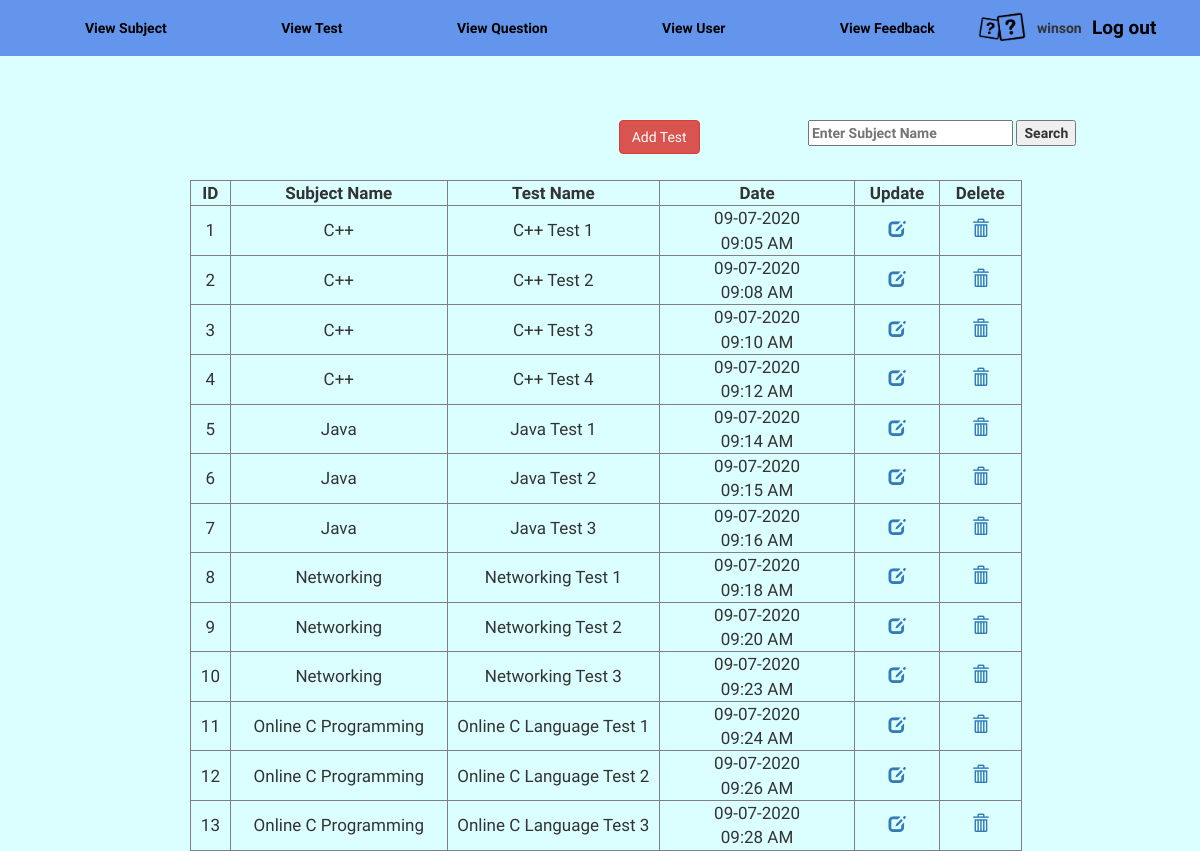
The page /adminViewTest.php (signed in) on the database its author committed.
### tables this page shows
CREATE TABLE `quiz_test` (
  `test_id` int(5) NOT NULL,
  `sub_id` int(5) DEFAULT NULL,
  `test_name` varchar(300) DEFAULT NULL,
  `date` timestamp NOT NULL DEFAULT current_timestamp()
);

CREATE TABLE `quiz_subject` (
  `sub_id` int(5) NOT NULL,
  `sub_name` varchar(250) DEFAULT NULL
);

### adminViewTest.php (the view, shortened to what this page needs)
<!DOCTYPE html>
<html>
<head>
<link rel="stylesheet" href="https://maxcdn.bootstrapcdn.com/bootstrap/3.3.6/css/bootstrap.min.css">
</head>
<body>
<?php include"adminMenu.php";?>
<center>
<div class="all-Table table-striped">
	<div class="search">
		<div class="move">
		<a class="btn btn-danger" href="adminTestAdd.php">Add Test</a>
		</div>
		<form method="post">
			<input placeholder="Enter Subject Name" type="text" name="searchSubject">
			<input class="button" type="submit" name="buttonSubmitSearch" value="Search">
		</form>
	</div>
<table border="1px solid black" width="70%" >
<?php
	include"database.php";
	if(isset($_POST['buttonSubmitSearch'])){
		$subject = $_POST['searchSubject'];
		$i1=1;
		$result1=mysqli_query($con,"select t.test_id,s.sub_name,t.test_name,t.date from quiz_test t, quiz_subject s where s.sub_id=t.sub_id and s.sub_name LIKE '%$subject%'")or die(mysqli_error());
		if(mysqli_num_rows($result1) <= 0 || $subject == ""){
			echo "<br>";
			echo "<br>";
			echo "<br>";
			echo "<br>";
			echo '<h1>No result found!</h1>';
		}else{
		echo "<br><br><br><tr><th>ID</th><th>Subject Name</th><th>Test Name</th><th>Date</th><th>Update</th><th>Delete</th></tr>";
			while($test1 = mysqli_fetch_array($result1)){
			$id1 = $test1['test_id'];
			echo"<tr><td width=50>".$i1."</td>";
			echo"<td width=280>" .$test1['sub_name']."</td>";
			echo"<td width=280>". $test1['test_name']. "</td>";
			echo"<td width=280>" .date("d-m-Y ", strtotime($test1['date']))."<br>".date("h:i A ", strtotime($test1['date']))."</td>";
			echo "<td width=100><a href='editTest.php?test_id=$id1'><span class='glyphicon glyphicon-edit'></span></a></td>";
			echo "<td width=100><a href='deleteTest.php?test_id=$id1'><span class='glyphicon glyphicon-trash'></span></a></td></tr>";
			$i1++;
			}
		}
	}else{
		$i=1;
		$result=mysqli_query($con,"select t.test_id,s.sub_name,t.test_name,t.date from quiz_test t, quiz_subject s where s.sub_id=t.sub_id order by t.test_id") or die(mysqli_error());
		echo "<br><br><br><tr><th>ID</th><th>Subject Name</th><th>Test Name</th><th>Date</th><th>Update</th><th>Delete</th></tr>";
		while($test=mysqli_fetch_assoc($result)){
		$id=$test['test_id'];
		echo"<tr><td width=50>".$i."</td>";
		echo"<td width=280>" .$test['sub_name']."</td>";
		echo"<td width=280>" .$test['test_name']."</td>";
		echo"<td width=280>" .date("d-m-Y ", strtotime($test['date']))."<br>".date("h:i A ", strtotime($test['date']))."</td>";
		echo "<td width=100><a href='editTest.php?test_id=$id'><span class='glyphicon glyphicon-edit'></span></a></td>";
		echo "<td width=100><a href='deleteTest.php?test_id=$id'><span class='glyphicon glyphicon-trash'></span></a></td></tr>";
		$i++;
	}
}
?>
</table>
</div>
</center>
</body>
</html>

### adminMenu.php (shortened to what this page needs)
<div style="position:fixed; width: 100%; z-index: 99;">
<div class="nav-container">
	<div class="nav">
		<a href="adminViewSubject.php">View Subject</a>
		<nav>
			<a href="adminViewTest.php">View Test</a>
			<a href="adminViewQuestion.php">View Question</a>
			<a href="adminViewUser.php">View User</a>
			<a href="adminViewUserFeedback.php">View Feedback</a>
		</nav>
<div class = "gg" >
		<?php
		if (isset($_SESSION['loginAdmin']) != "") {
			?>
			<?php
			echo'<a href="adminViewSubject.php"><img src="images/icon.png" width="50px" height="50px"></a>';
			?>
			<?php
			echo $_SESSION['loginAdmin'];
			?>
			<a href="logout.php" class="logoutText">Log out</a>
			<?php
			}
		?>
</div>
</div>
</div>
</div>

### adminViewTest.php (style rules this page uses)
body { margin:0; background-color:#DBFFFF; }
table,td,th { border-collapse: collapse; text-align: center; font-size: 17px; }
.all-Table { position: absolute; margin: 10% 1%; width: 99%; }
.search { position: absolute; padding-left:67%; font-weight: bold; }
.move { position: absolute; left: 57%; font-weight: bold; }

### adminMenu.php (style rules this page uses)
* { font-family: 'Merienda One', cursive; }
p,span { font-family: 'Yeseva One', cursive; }
.nav-container { position: absolute; width: 100%; background: #6495ED; padding: 18px 16px; }
.nav { position: relative; margin: 0 1%; font-weight: bold; }
nav { font-weight: bold; position: absolute; width: 100%; padding-bottom: 0%; height: 100%; align-items: center; display: inline-flex; }
.nav a { text-decoration: none; margin: 0 5%; color: black; }
.gg { font-weight: bold; display: inline-flex; position: absolute; margin-top: 0%; right: 0; width: 18%; height: 100%; align-items: center; }
.gg a { font-size: 30px; color: black; }
.gg .logoutText { font-size: 19px; }

### rows shown on the page
quiz_test: sub.sub_name "C++", test_name "C++ Test 1", date "09-07-2020", date "09:05 AM"
quiz_test: sub.sub_name "C++", test_name "C++ Test 2", date "09-07-2020", date "09:08 AM"
quiz_test: sub.sub_name "C++", test_name "C++ Test 3", date "09-07-2020", date "09:10 AM"
quiz_test: sub.sub_name "C++", test_name "C++ Test 4", date "09-07-2020", date "09:12 AM"
quiz_test: sub.sub_name "Java", test_name "Java Test 1", date "09-07-2020", date "09:14 AM"
quiz_test: sub.sub_name "Java", test_name "Java Test 2", date "09-07-2020", date "09:15 AM"
quiz_test: sub.sub_name "Java", test_name "Java Test 3", date "09-07-2020", date "09:16 AM"
quiz_test: sub.sub_name "Networking", test_name "Networking Test 1", date "09-07-2020", date "09:18 AM"
quiz_test: sub.sub_name "Networking", test_name "Networking Test 2", date "09-07-2020", date "09:20 AM"
quiz_test: sub.sub_name "Networking", test_name "Networking Test 3", date "09-07-2020", date "09:23 AM"
quiz_test: sub.sub_name "Online C Programming", test_name "Online C Language Test 1", date "09-07-2020", date "09:24 AM"
quiz_test: sub.sub_name "Online C Programming", test_name "Online C Language Test 2", date "09-07-2020", date "09:26 AM"
quiz_test: sub.sub_name "Online C Programming", test_name "Online C Language Test 3", date "09-07-2020", date "09:28 AM"

### other values the page prints
$_SESSION['loginAdmin'] "winson"
